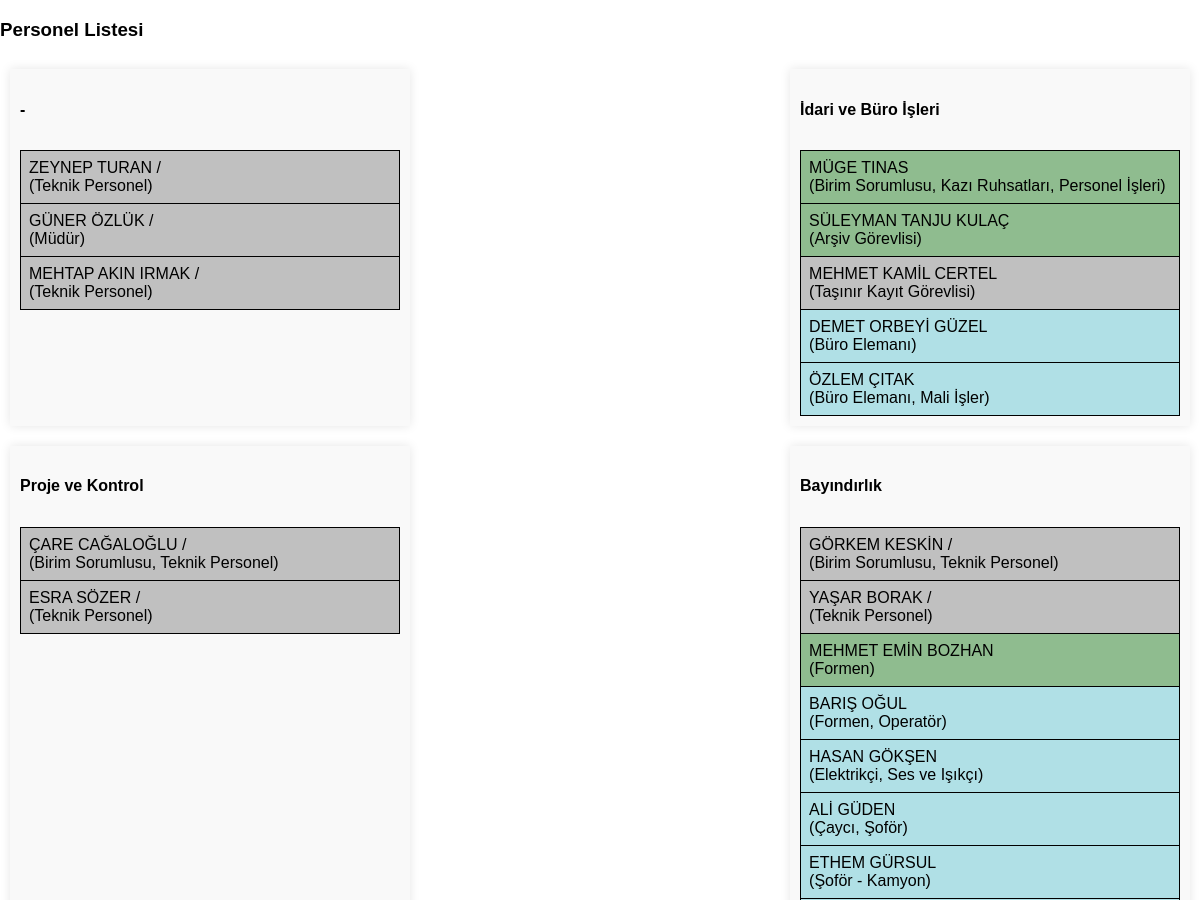
The page /staff/printable-staff-by-unit/ (upper part) on the database as committed earlier.
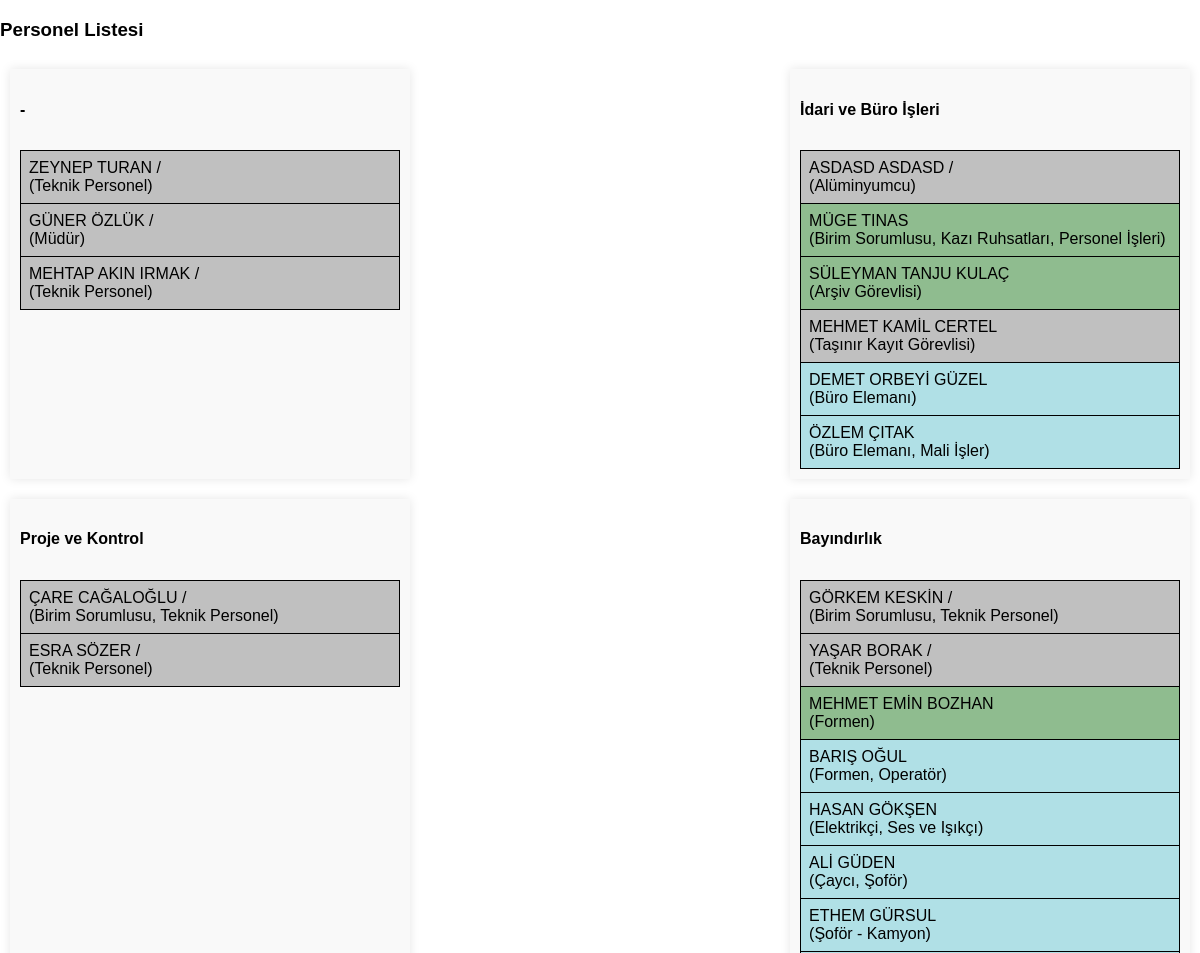
The same page on the database as committed later.
### apps/staff/models.py (models this page shows, shortened)
class Unit (models.Model):
    name = models.CharField(max_length=200, unique=True)
    class Meta:
        verbose_name = "Birim"
        verbose_name_plural = "Birimler"

class Staff(models.Model):
    name = models.CharField(max_length=200)
    surname = models.CharField(max_length=200)
    payroll = models.ForeignKey(Payroll, on_delete=models.CASCADE)
    unit = models.ForeignKey(Unit,on_delete=models.CASCADE)
    title = models.ForeignKey(Title, on_delete=models.CASCADE)
    duty = models.ManyToManyField(Duty)
    is_active = models.BooleanField(default=True)
    class Meta:
        verbose_name = "Personel"
        verbose_name_plural = "Personeller"

class Duty (models.Model):
    name = models.CharField(max_length=200, unique=True)
    def __str__(self):
        return self.name
    class Meta:
        verbose_name = "Gorev"
        verbose_name_plural = "Gorevler"

### apps/staff/views.py (the view)
# urls.py: path('printable-staff-by-unit/', views.printable_staff_by_unit, name="printable-staff-by-unit"),
def printable_staff_by_unit(request):
    units = Unit.objects.all()
    unit_staffs = {}
    for unit in units:
        staff = Staff.objects.filter(unit=unit).select_related('title').prefetch_related('duty').order_by('-title__name')
        unit_staffs[unit] = staff
    context = {'unit_staffs': unit_staffs}
    return render(request, 'staff/printable-staff-by-unit.html', context)

### templates/staff/printable-staff-by-unit.html (shortened to what this page needs)
<!DOCTYPE html>
<html lang="en">
<head>
    {% load static %}
    <link rel="stylesheet" href="{% static 'css/styles.css' %}">
</head>
<body>
    <div class="printable-content">
        <h3>Personel Listesi</h3>
        <div class="unit-container">
            {% for unit, staff in unit_staffs.items %}
            <div class="unit {% if staff|length < 7 %}vertical{% endif %}">
                <h4>{{ unit.name }}</h4>
                <table>
                    {% for person in staff %}
                    <tr class="staff-payroll-{{ person.payroll.id }}">
                        <td>
                            {{ person.name }} {{ person.surname }}
                            {% if person.title.name != "-" %} / {{ person.title.short_title }}{% endif %}
                            <br>
                            ({% if person.duty.all %}{{ person.duty.all|join:", " }}{% endif %})
                        </td>
                    </tr>
                    {% endfor %}
                </table>
            </div>
            {% endfor %}
        </div>
    </div>
</body>
</html>

Rows that differ between the two databases and show on the page:
added Staff: name "ASDASD", surname "ASDASD", duty.all "Alüminyumcu", shown under Unit "İdari ve Büro İşleri"
